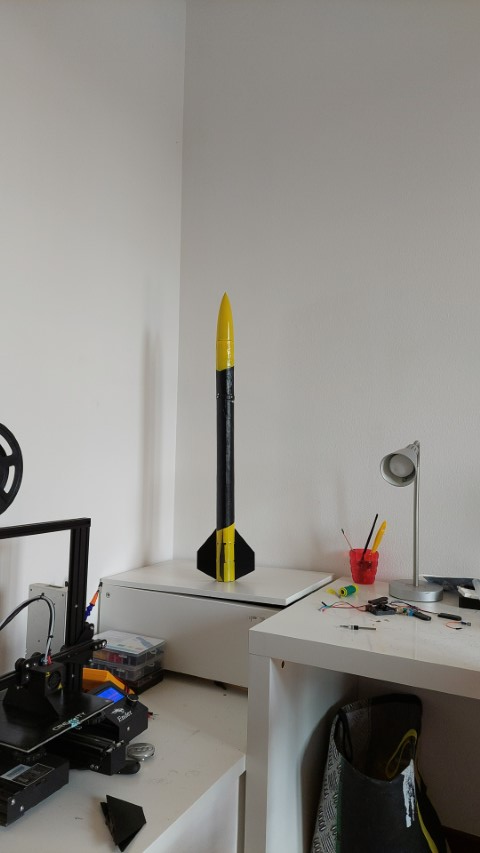
#> input picture testing/getElementPosition/ImmagineProva5.jpeg, 480 x 853 px
$ python contourImg.py
#> lines starting #> are read from the running program, lines starting #| are printed output that depends on the picture; after the words box and inside, x2 and y2 are one past the last pixel; in counts of white or black regions, pixels touching at a corner belong together
import cv2
import matplotlib.pyplot as plt

img = cv2.imread('ImmagineProva5.jpeg',0)
#> img: shape (853, 480); min 0, max 233, mean 137.7

img = cv2.resize(img, (240,240))
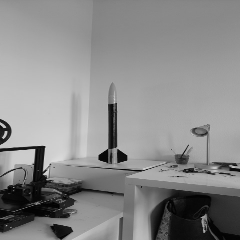
#> img: shape (240, 240); min 1, max 220, mean 137.6
ret,thresh = cv2.threshold(img,127,255,0)
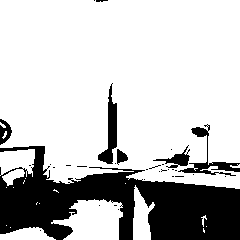
#> thresh: shape (240, 240); 76.5% white; 32 black regions (26 under 20 px)
#im = cv2.Canny(thresh, 200, 250)

#cv2.imshow(" ",im)
cv2.waitKey(0)
contours,hierarchy = cv2.findContours(thresh, 1, 2)
#> contours = 75 contours, 64 with area under 20; largest, box (x1, y1, x2, y2) and area: (0, 0, 240, 189) 40304, (51, 199, 123, 240) 1900, (0, 149, 35, 186) 798, (97, 83, 118, 165) 716, (133, 185, 155, 240) 657

min = 10000
ma = 0
areas = []
index = 101

#inutile, con sort me li mette dal piu piccolo al piu grande

for cnt in contours:
    area = cv2.contourArea(cnt)
    #print (area)
    if area < min:
        min = area
    if area > ma:
        ma = area
    areas.append(area)
#> this loop made 75 passes
#> (area, ma) on passes 3, 16, 75: (429, 429), (1899.5, 1899.5), (40304, 40304)
#> area on passes 20, 33, 49, 51: 657, 44.5, 20, 34.5
#> after the loop, areas = 75 values, max 40304 at index 74, min 0 at index 3, mean 607.6; ma = 40304; min = 0
    #cv2.drawContours(img, cnt, -1, (255, 0, 0), 2)

print("max: ", ma)
#| max:  40304.0


#index = areas.index(ma)

items = sorted(contours, key=cv2.contourArea, reverse= False)
#> items has the same summary as contours


cnt = items[len(items)-1]
#> cnt = contour of 268 points, box (x1, y1, x2, y2) (0, 0, 240, 189), area 40304

for j in range(len(areas)):
    print(j, ":", areas[j])
#> this loop made 75 passes
#| 0 : 2.0
#| 1 : 2.0
#| 2 : 429.0
#| 3 : 0.0
#| 4 : 0.0
#| 5 : 0.0
#| 6 : 11.5
#| 7 : 2.0
#> (further printed lines are left out)


print("--------")

hull = cv2.convexHull(cnt)
#> hull = [[239, 0], [239, 188], [235, 188], [65, 183], [56, 182], [46, 179], [0, 147], [0, 0]]
x, y, w, h = cv2.boundingRect(hull)
#> x = 0; y = 0; w = 240; h = 189

cx=((x+(x+w))/2)
#> cx = 120
cy=((y+(y+h))/2)
#> cy = 94.5

cv2.drawContours(img, cnt, -1, (255, 0, 0), 2)
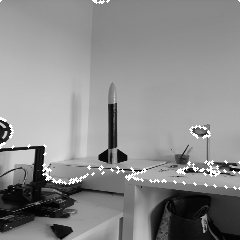
#> img: shape (240, 240); 1.64% of pixels changed, all inside (x1, y1, x2, y2) = (0, 0, 240, 190)

print("x:",cx," y", cy)
#| x: 120.0  y 94.5
#cv2.rectangle(img,(x,y),(x+w,y+h),(255,0,0),2)
cv2.imshow(" ",img)
plt.imshow(img)
plt.show()
